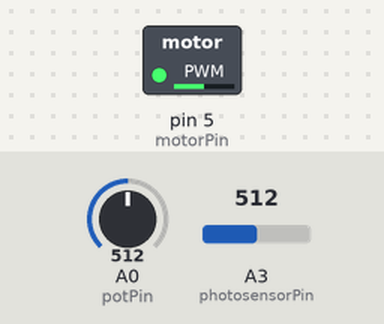
A sketch run on a simulated Arduino Uno, built with avr-gcc and run on an emulated ATmega328P. Parts: switched loads named in the sketch (green lamp = pin HIGH). The test bench sets the inputs (shaded band); at power-on: A0 (potPin) = 512, A3 (photosensorPin) = 512. What the sketch prints to the serial monitor is not drawn.

Above: at 1.2 s.
1.3 s: A0 (potPin) set to 716
At 1.9 s:
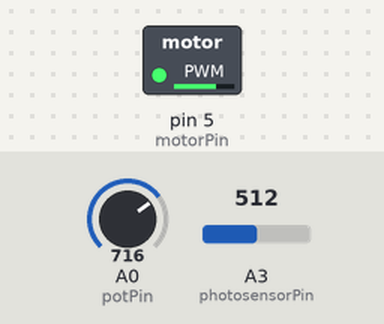
2.8 s: A0 (potPin) set to 900
At 3.4 s:
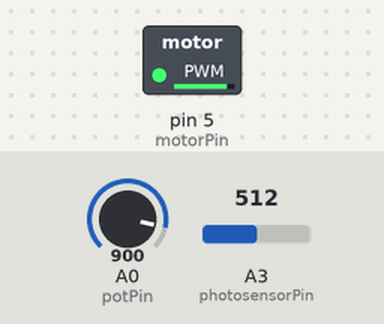
4.3 s: A0 (potPin) set to 122
At 5.1 s:
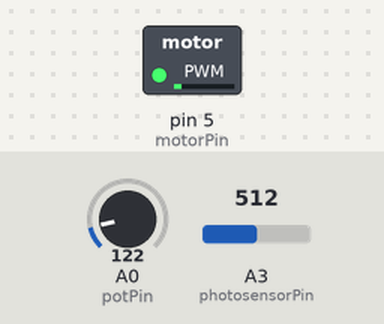
5.8 s: A0 (potPin) set to 0
At 6.6 s:
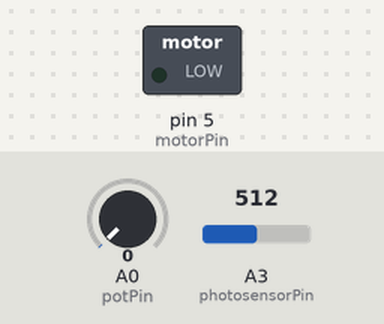
7.3 s: A0 (potPin) set to 511
At 8.2 s:
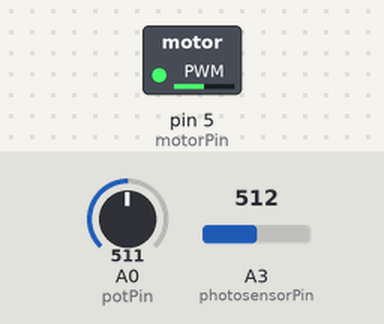
Timing chart, 0 to 9.8 s (numbered marks = the images above; inputs shaded):
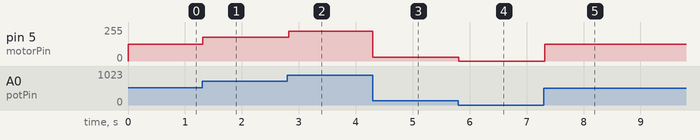

Measured:
- after the input at 1.3 s, pin 5 (motorPin): 127/255 → 178/255 at once
- after the input at 2.8 s, pin 5 (motorPin): 178/255 → 224/255 at once
- after the input at 4.3 s, pin 5 (motorPin): 224/255 → 30/255 at once
- after the input at 5.8 s, pin 5 (motorPin): 30/255 → 0/255 at once
- after the input at 7.3 s, pin 5 (motorPin): 0/255 → 127/255 at once

The sketch:

monitor_motor_speed_no_avg.ino
```cpp
int potPin = A0;    // select the input pin for the potentiometer
int photosensorPin = A3;    // select the input pin for the potentiometer
int motorPin = 5;    // select the pin for the LED

int potValue = 0;  // variable to store the value coming from the sensor
int speedValue = 0;
int photoSensorValue = 0;
int displayValue = 0;

void setup() {
  pinMode(potPin, INPUT);
  pinMode(photosensorPin, INPUT_PULLUP);
  pinMode(motorPin, OUTPUT);
  Serial.begin(115200);
}

void loop() {
   potValue = analogRead(potPin); // get the value from the Potentiometer
   speedValue = map(potValue, 0, 1023, 0, 255);  // convert to the right range
   analogWrite(motorPin, speedValue);  // set the motor speed
   photoSensorValue = analogRead(photosensorPin);
    displayValue = map(photoSensorValue, 90, 220, 0, 100);
    Serial.print(photoSensorValue);
    for (int i=0; i < displayValue; i++)
      Serial.print("-");
    Serial.println("");
  }
```
